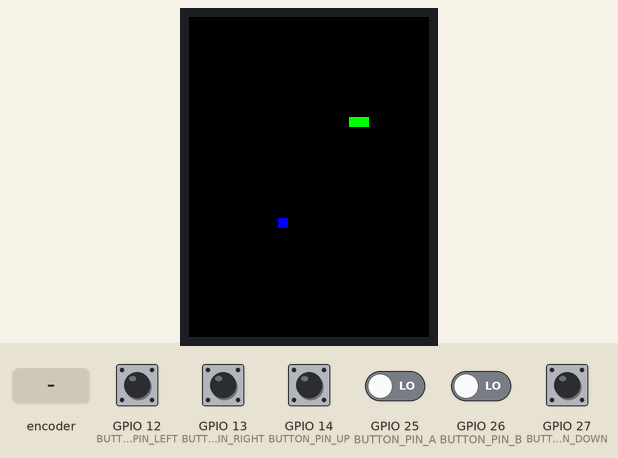
This program was run on a simulated ESP32. Parts: 240×320 colour display. The test bench sets the inputs (shaded band); at power-on: GPIO 12 (BUTTON_PIN_LEFT), GPIO 13 (BUTTON_PIN_RIGHT), GPIO 14 (BUTTON_PIN_UP), GPIO 25 (BUTTON_PIN_A), GPIO 26 (BUTTON_PIN_B), GPIO 27 (BUTTON_PIN_DOWN) LOW. Random numbers use the default seed unless the program sets one.

Above: at 1.4 s.
1.5 s: GPIO 14 (BUTTON_PIN_UP) pulled HIGH for 0.15 s
At 1.8 s:
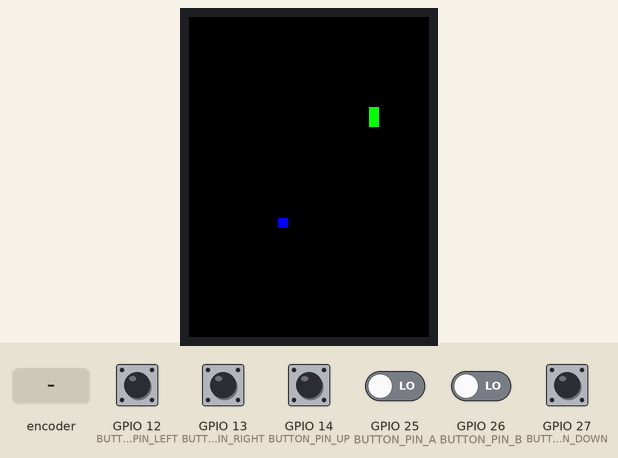
2.2 s: GPIO 13 (BUTTON_PIN_RIGHT) pulled HIGH for 0.15 s
At 2.51 s:
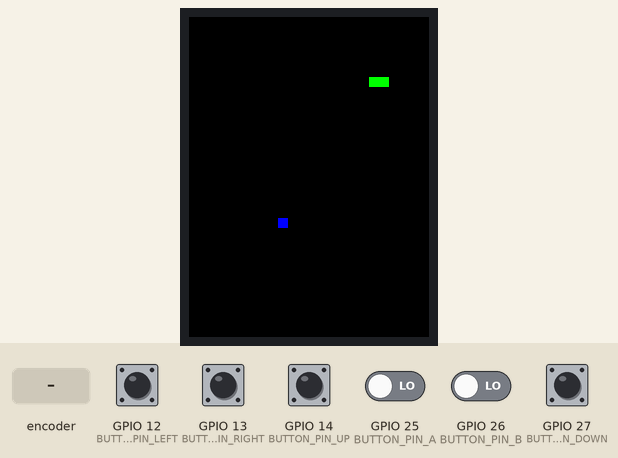
2.9 s: rotary encoder on GPIO 25 (BUTTON_PIN_A) / GPIO 26 (BUTTON_PIN_B) turned 1 step (first pin leading)
6.1 s: GPIO 27 (BUTTON_PIN_DOWN) pulled HIGH for 0.15 s
At 6.41 s:
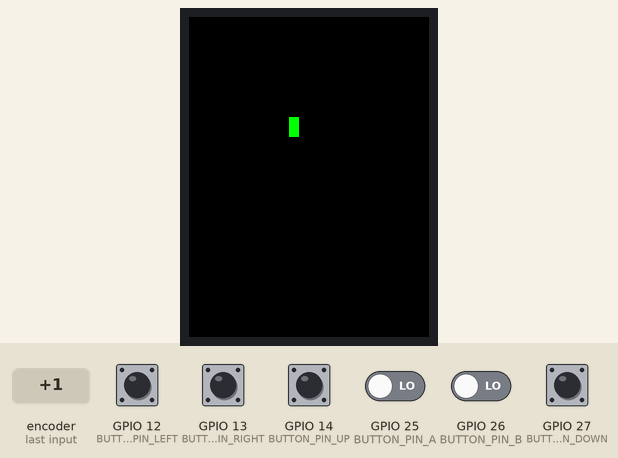
6.8 s: GPIO 12 (BUTTON_PIN_LEFT) pulled HIGH for 0.15 s
At 7.12 s:
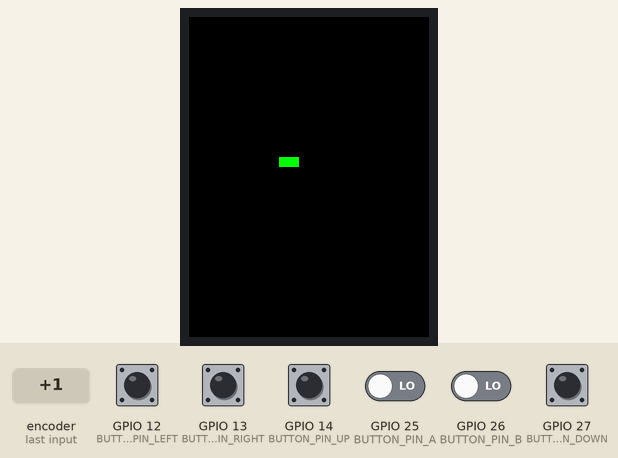
7.5 s: GPIO 14 (BUTTON_PIN_UP) pulled HIGH for 1 s
At 7.82 s:
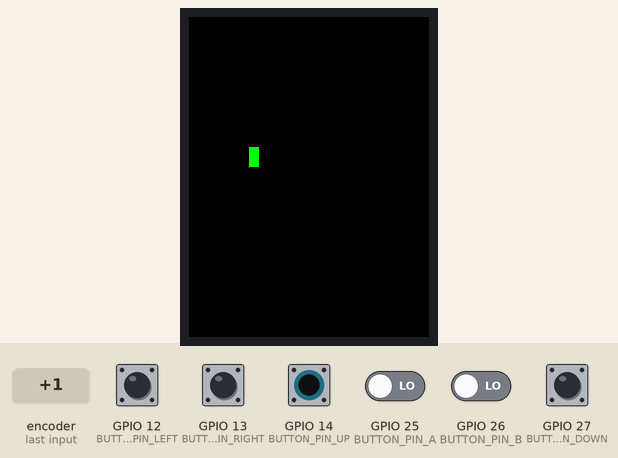
Timing chart, 0 to 10.1 s (numbered marks = the images above; inputs shaded):
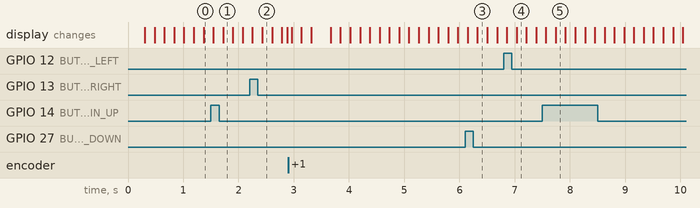

The program:

main.cpp
```cpp
#include <Adafruit_GFX.h>
#include <Adafruit_ILI9341.h>
#include <freertos/FreeRTOS.h>
#include <freertos/task.h>
#include <stdlib.h>

#include "driver/gpio.h"
#include "esp_system.h"
#include "fruit.h"
#include "snake.h"
// Pin definitions
#define TFT_CS 2
#define TFT_DC 17
#define TFT_RST 16
#define LED_PIN 2
#define BUTTON_PIN_RIGHT 13
#define BUTTON_PIN_LEFT 12
#define BUTTON_PIN_DOWN 27
#define BUTTON_PIN_UP 14
#define BUTTON_PIN_A 25
#define BUTTON_PIN_B 26

Adafruit_ILI9341 display = Adafruit_ILI9341(TFT_CS, TFT_DC, TFT_RST);

const gpio_num_t buttonPinA = (gpio_num_t)BUTTON_PIN_A;
const gpio_num_t buttonPinB = (gpio_num_t)BUTTON_PIN_B;
const gpio_num_t buttonPinUp = (gpio_num_t)BUTTON_PIN_UP;
const gpio_num_t buttonPinDown = (gpio_num_t)BUTTON_PIN_DOWN;
const gpio_num_t buttonPinLeft = (gpio_num_t)BUTTON_PIN_LEFT;
const gpio_num_t buttonPinRight = (gpio_num_t)BUTTON_PIN_RIGHT;

uint8_t upStateA = 0;
uint8_t upStateB = 0;
uint8_t upStateUp = 0;
uint8_t upStateDown = 0;
uint8_t upStateLeft = 0;
uint8_t upStateRight = 0;

snake gameSnake;
fruit gameFruit;

void resetGame() {
    display.fillScreen(ILI9341_BLACK);
    gameSnake = snake();  // re-initialize
    gameFruit.spawnFruit(display);
}

void GameTask(void *pvParameters) {
    while (true) {
        Vector2 head = gameSnake.getLocation();

        // check boundaries
        if (head.x * 10 <= 0 || head.x * 10 >= 250 || head.y * 10 <= 0 || head.y * 10 >= 240) {
            resetGame();
        }

        // check self collision
        if (gameSnake.checkSelfCollision()) {
            resetGame();
        }

        // check fruit collision
        if ((head.x * 10) >= gameFruit.location.x - 10 && (head.x * 10) <= gameFruit.location.x + 10 &&
            (head.y * 10) >= gameFruit.location.y - 10 && (head.y * 10) <= gameFruit.location.y + 10) {
            gameFruit.deleteFruit(display);
            gameFruit.spawnFruit(display);
            gameSnake.makeLonger();
        }

        vTaskDelay(pdMS_TO_TICKS(100));
    }
}

void DisplayTask(void *pvParameters) {
    while (true) {
        display.fillScreen(ILI9341_BLACK);  // clear screen

        // Move snake every frame
        gameSnake.moveSnake();
        gameFruit.drawFruit(display);

        // Draw snake
        gameSnake.drawSnake(display);

        vTaskDelay(pdMS_TO_TICKS(100));  // snake speed (200ms per move)
    }
}
void ButtonTask(void *pvParameters) {
    const gpio_num_t ledPin = (gpio_num_t)LED_PIN;

    while (true) {
        // Read button
        upStateA = gpio_get_level(buttonPinA);
        upStateB = gpio_get_level(buttonPinB);
        upStateUp = gpio_get_level(buttonPinUp);
        upStateDown = gpio_get_level(buttonPinDown);
        upStateLeft = gpio_get_level(buttonPinLeft);
        upStateRight = gpio_get_level(buttonPinRight);

        if (upStateUp) gameSnake.changeDirection(0);
        if (upStateDown) gameSnake.changeDirection(1);
        if (upStateLeft) gameSnake.changeDirection(2);
        if (upStateRight) gameSnake.changeDirection(3);

        // Optional: delay to prevent CPU hogging
        vTaskDelay(pdMS_TO_TICKS(10));  // 10 ms
    }
}

void setup() {
    // Initialize display
    display.begin();

    uint32_t seed = esp_random();
    randomSeed(seed);
    Serial.begin(9600);

    // Configure GPIO13 as input with pull-down
    gpio_config_t io_conf = {};
    io_conf.pin_bit_mask = (1ULL << BUTTON_PIN_A) | (1ULL << BUTTON_PIN_B) | (1ULL << BUTTON_PIN_UP) | (1ULL << BUTTON_PIN_DOWN) | (1ULL << BUTTON_PIN_LEFT) | (1ULL << BUTTON_PIN_RIGHT);
    io_conf.mode = GPIO_MODE_INPUT;
    io_conf.pull_down_en = GPIO_PULLDOWN_ENABLE;
    io_conf.pull_up_en = GPIO_PULLUP_DISABLE;
    io_conf.intr_type = GPIO_INTR_DISABLE;
    gpio_config(&io_conf);

    // Configure GPIO2 as output
    gpio_set_direction((gpio_num_t)LED_PIN, GPIO_MODE_OUTPUT);

    // Draw initial graphics
    display.fillScreen(ILI9341_BLACK);

    gameFruit.spawnFruit(display);

    // Create FreeRTOS tasks
    xTaskCreate(ButtonTask, "ButtonTask", 2048, NULL, 1, NULL);
    xTaskCreate(DisplayTask, "DisplayTask", 4096, NULL, 1, NULL);
    xTaskCreate(GameTask, "GameTask", 4096, NULL, 1, NULL);
}

void loop() {
    // No need to do anything here with FreeRTOS
}
```

fruit.cpp
```cpp
#include "fruit.h"

uint16_t xcord;
uint16_t ycord;
void fruit::spawnFruit(Adafruit_ILI9341 &display) {
    xcord = rand() % 250;  // TODO: change to 320 for full screen
    ycord = rand() % 240;

    location.x = xcord;
    location.y = ycord;

    display.fillRect(xcord, ycord, 10, 10, ILI9341_BLUE);
}

void fruit::drawFruit(Adafruit_ILI9341 &display) {
    display.fillRect(xcord, ycord, 10, 10, ILI9341_BLUE);
}

void fruit::deleteFruit(Adafruit_ILI9341 &display) {
    display.fillRect(xcord, ycord, 10, 10, ILI9341_BLACK);
}
```

fruit.h
```cpp
#ifndef FRUIT_H
#define FRUIT_H

#include <Adafruit_GFX.h>
#include <Adafruit_ILI9341.h>

#include <vector>

#include "vector2.h"

class fruit {
   public:
    // fruit();
    void spawnFruit(Adafruit_ILI9341 &display);
    void drawFruit(Adafruit_ILI9341 &display);
    void deleteFruit(Adafruit_ILI9341 &display);
    Vector2 location;
};

#endif
```

snake.cpp
```cpp
#include "snake.h"

snake::snake() {
    direction = 3;             // start moving right
    body.push_back({10, 10});  // head
    body.push_back({9, 10});   // tail segment
}

void snake::changeDirection(int newDir) {
    // Prevent reversing direction directly
    if ((direction == 0 && newDir == 1) ||
        (direction == 1 && newDir == 0) ||
        (direction == 2 && newDir == 3) ||
        (direction == 3 && newDir == 2)) {
        return;
    }
    direction = newDir;
}

void snake::moveSnake() {
    // Copy head
    Vector2 newHead = body[0];

    // Move head depending on direction
    if (direction == 0) newHead.y -= 1;  // Up
    if (direction == 1) newHead.y += 1;  // Down
    if (direction == 2) newHead.x -= 1;  // Left
    if (direction == 3) newHead.x += 1;  // Right

    // Insert new head
    body.insert(body.begin(), newHead);

    // Remove last segment (unless eating food)
    body.pop_back();
}

void snake::drawSnake(Adafruit_ILI9341 &display) {
    for (auto &segment : body) {
        display.fillRect(segment.x * 10, segment.y * 10, 10, 10, ILI9341_GREEN);
    }
}

void snake::makeLonger() {
    if (!body.empty()) {
        // Duplicate the last segment
        Vector2 tail = body.back();
        body.push_back(tail);
    }
}

bool snake::checkSelfCollision() {
    if (body.empty()) return false;

    Vector2 head = body[0];
    for (size_t i = 1; i < body.size(); i++) {
        if (body[i].x == head.x && body[i].y == head.y) {
            return true;
        }
    }
    return false;
}

Vector2 snake::getLocation() {
    return body[0];
}
```

snake.h
```cpp
#ifndef SNAKE_H
#define SNAKE_H

#include <Adafruit_GFX.h>
#include <Adafruit_ILI9341.h>

#include <vector>

#include "vector2.h"

class snake {
   public:
    snake();
    void moveSnake();
    void changeDirection(int newDir);
    void drawSnake(Adafruit_ILI9341 &display);
    void makeLonger();
    Vector2 getLocation();
    bool checkSelfCollision();

   private:
    std::vector<Vector2> body;  // snake body segments
    int direction;              // 0=Up, 1=Down, 2=Left, 3=Right
};

#endif
```

vector2.h
```cpp
#ifndef VECTOR2_H
#define VECTOR2_H

struct Vector2 {
    int x;
    int y;
};

#endif
```
